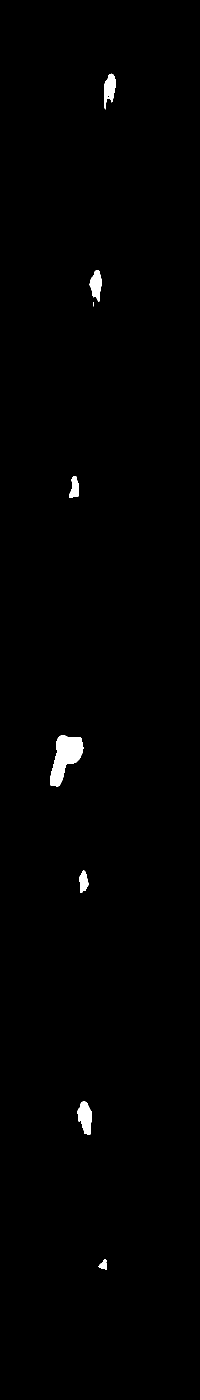
#> input picture auto_labeler/data/delete/20220513-182408_03_RGB.jpg0.png, 400 x 2800 px, found by its file name (shown at 1/2 size)
$ python dataset_maker.py
#> lines starting #> are read from the running program, lines starting #| are printed output that depends on the picture; after the words box and inside, x2 and y2 are one past the last pixel; in counts of white or black regions, pixels touching at a corner belong together
import csv
from glob import glob

from PIL import Image
import cv2
import numpy as np

# base = "/host/media/z/0/MVPC10/DATA"
# device = "device_03"
# path = f"{base}/{device}"

mask = "data/20220513-182408_03_RGB.jpg0.png"
segment = "data/20220513-182408_03_RGB.jpg1.jpg"

mask_img = Image.open(mask).convert('L')
#> mask_img is the input picture: PIL image 400x2800 L; 0.76% white; 8 white regions (1 under 20 px), largest, box (x1, y1, x2, y2) and area: (100, 1471, 167, 1573) 3801, (155, 2203, 184, 2270) 1307, (208, 147, 232, 219) 1035
segment_img = Image.open(segment)
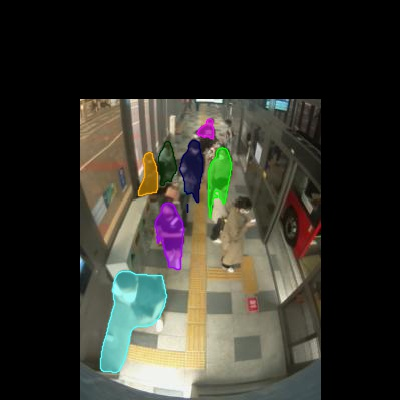
#> input picture auto_labeler/data/delete/20220513-182408_03_RGB.jpg1.jpg, 400 x 400 px, found by its file name
#> segment_img is the input picture: PIL image 400x400 RGB; mean R, G, B 52.3, 51.5, 43.7

mask_arr = np.array(mask_img)
h, w = mask_arr.shape[0], mask_arr.shape[1]
#> h = 2800; w = 400

## split mask and save
split_arr = np.split(mask_arr, h/w, axis=0)
#> split_arr = 7 items
for i, j in enumerate(split_arr):
    im = Image.fromarray(np.uint8(j))
    im.save(f"data/splited/{i}.png")
#> this loop made 7 passes
#> pass 1, `im = Image.fromarray(np.uint8(j))`:
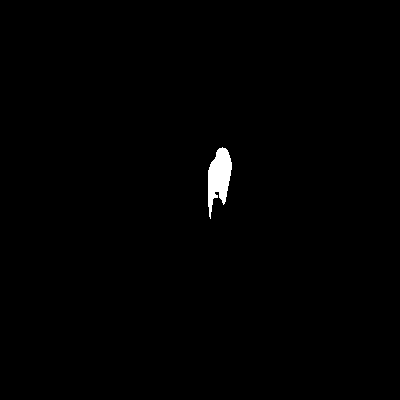
#> im: PIL image 400x400 L; 0.65% white; 1 white region, box (x1, y1, x2, y2) and area: (208, 147, 232, 219) 1035
#> pass 2, `im = Image.fromarray(np.uint8(j))`:
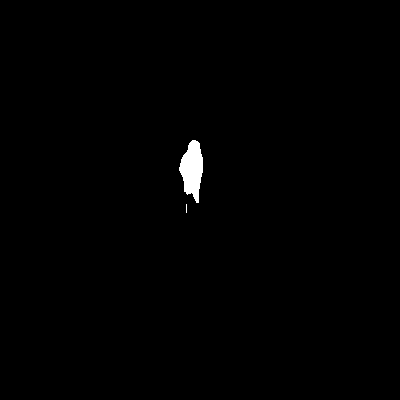
#> im: PIL image 400x400 L; 0.62% white; 2 white regions (1 under 20 px), largest, box (x1, y1, x2, y2) and area: (179, 140, 203, 203) 979
#> pass 3, `im = Image.fromarray(np.uint8(j))`:
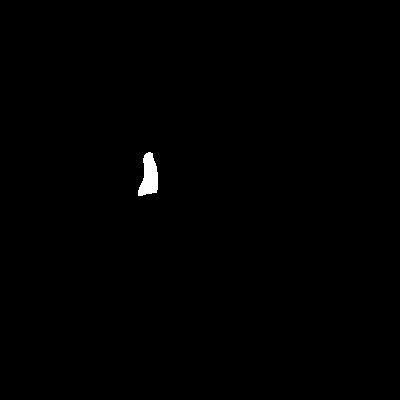
#> im: PIL image 400x400 L; 0.37% white; 1 white region, box (x1, y1, x2, y2) and area: (138, 152, 158, 196) 588
#> after the loop:
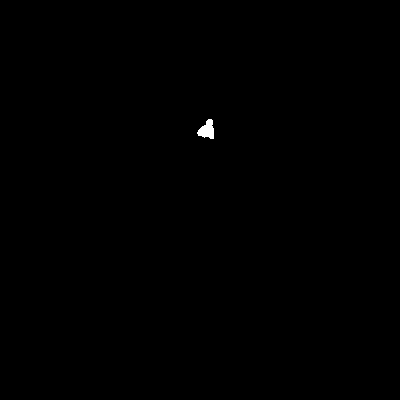
#> im: PIL image 400x400 L; 0.14% white; 1 white region, box (x1, y1, x2, y2) and area: (197, 119, 214, 139) 218


def tranformer(mask, ir):
    h_re, w_re = ir.shape[:2]
    scale = 27
    reshaped_size = (h_re*scale, w_re*scale)

    rgb_reshaped = cv2.resize(mask, reshaped_size)
    ir_reshaped = cv2.resize(ir, reshaped_size)

    x, y, xw, yh = -1.5*scale, -11.8*scale, 1.25, 1.12

    alpha = 1.0
    while True:
        matrix = np.float32([[xw, 0, y], [0, yh, x], [0, 0, 1]])
        warped = cv2.warpPerspective(rgb_reshaped, matrix, reshaped_size)
        overlayed = cv2.addWeighted(src1=ir_reshaped, alpha=alpha, src2=warped, beta=1-alpha, gamma=0)

        cv2.imshow("overlayed", overlayed)

        key = cv2.waitKey()
        if key == ord('p'):    cv2.imwrite("warped.jpg", warped)
        elif key == 82:    x -= 1
        elif key == 84:    x += 1
        elif key == 81:    y -= 1
        elif key == 83:    y += 1
        elif key == ord('a'):    xw -= 0.01
        elif key == ord('s'):    xw += 0.01
        elif key == ord('z'):    yh -= 0.01
        elif key == ord('x'):    yh += 0.01
        elif key == ord('q'):
            alpha -= 0.02
            if alpha < 0: alpha = 0
        elif key == ord('w'):
            alpha += 0.02
            if alpha > 1: alpha = 1

        elif key == 27:
            cv2.destroyAllWindows()
            break
        # print(f'{x}, {y}, {xw:.2f}, {yh:.2f}')


for i in range(6):
    mask_name = f"/splited/{i}.png"
    # ir_name = "1650444796136.png"
    ir_name = "20220513-182408_03_IR.png"
#> (the run stopped early here; a loop or call above may not have finished)
